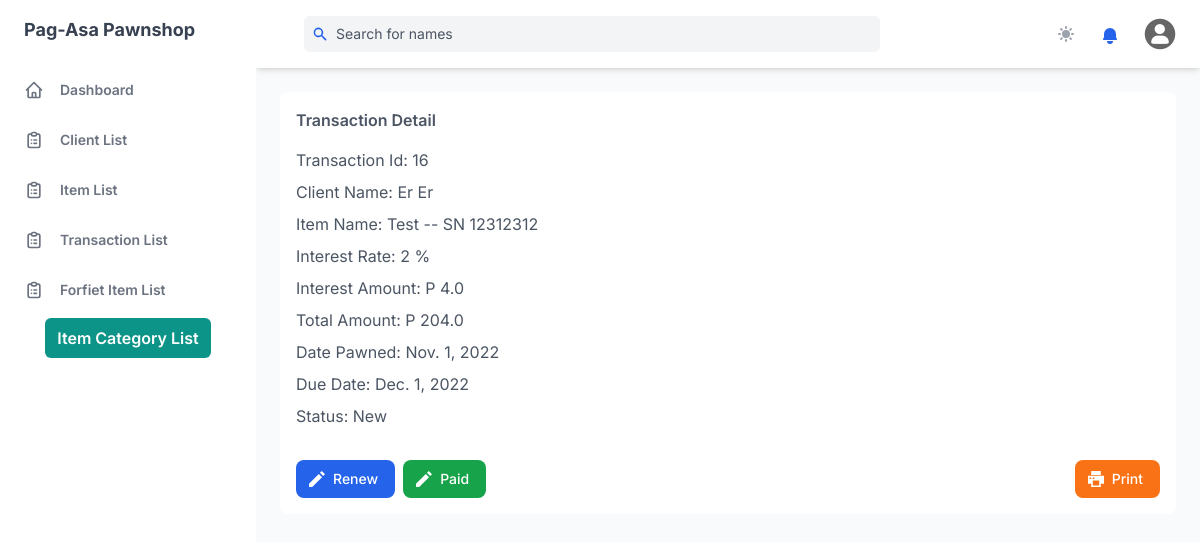
/transaction/16/ (signed in), run on the app's committed database.
### management_system/models.py (models this page shows, shortened)
class Transaction(models.Model):
    STATUS_CHOICE = [
        ('New', 'New'),
        ('Pending', 'Pending'),
        ('Paid', 'Paid'),
        ('Renew','Renew'),
    ]
    client = models.ForeignKey(Client, related_name='clients', on_delete=models.CASCADE)
    item = models.OneToOneField(Item, related_name='items', on_delete=models.CASCADE)
    interest_rate = models.PositiveIntegerField()
    date_pawned = models.DateField(auto_now_add=True)
    month = models.PositiveIntegerField(default=1)
    status = models.CharField(max_length=20, choices=STATUS_CHOICE, default='New')
    created = models.DateTimeField(auto_now_add=True)
    updated = models.DateTimeField(auto_now=True)
    @property
    def due_date(self):
        month = datetime.timedelta(self.month*30)
        due_date = self.date_pawned + month
        return due_date
    @property
    def total(self):
        interest_rate = float(self.interest_rate) / 100
        interest = float(self.item.appraise_value) * interest_rate
        total = float(self.item.appraise_value) + interest
        return total
    def interest_amount(self):
        interest_rate = float(self.interest_rate) / 100
        return float(self.item.appraise_value) * interest_rate

class Client(models.Model):
    CLIENT_STATUS =  [
    ('active', 'Active'),
    ('inactive', 'Inactive'),
    ]
    first_name = models.CharField(max_length=255)
    last_name = models.CharField(max_length=255)
    middle_name = models.CharField(max_length=255, null=True, blank=True)
    address = models.TextField(max_length=500)
    contact_number = models.IntegerField()
    email_address = models.CharField(max_length=255, blank=True, null=True)
    status = models.CharField(max_length=10, choices=CLIENT_STATUS, default='active')
    created = models.DateTimeField(auto_now_add=True)
    updated = models.DateTimeField(auto_now=True)

class Item(models.Model):
    CHOICE = [
        ('A', 'Active'),
        ('I', 'Inactive')
    ]
    item = models.CharField(max_length=255)
    serial_number = models.IntegerField()
    model = models.CharField(max_length=255)
    appraise_value = models.DecimalField(max_digits=10, decimal_places=2)
    item_description = models.CharField(max_length=255, blank=True, null=True)
    category = models.ManyToManyField(
        Category, blank=True, related_name="categories")
    status=models.CharField(choices=CHOICE, default='A', max_length=2)
    remarks = models.TextField(blank=True, null=True)
    created = models.DateTimeField(auto_now_add=True)
    updated = models.DateTimeField(auto_now=True)

### management_system/views.py (the view)
class TransactionDetailView(LoginRequiredMixin, DetailView):
    template_name = 'components/transaction_detail.html'
    model = Transaction
    def get_context_data(self, **kwargs):
        context = super(TransactionDetailView, self).get_context_data(**kwargs)
        transactions = five_days_due_date(Transaction)
        context['count_notification'] = len(transactions)
        context['categories'] = category_list(Category)
        return context

### management_system/models.py (called while the page is built)
    def __str__(self) -> str:
        return f"{self.name}".capitalize()

### management_system/views.py (called while the page is built)
def category_list(category_model):
    categories = category_model.objects.all()
    return categories

def five_days_due_date(model):
    transactions = model.objects.filter(
        Q(status='Renew') | Q(status='New'))
    e_list = []
    for transaction in transactions:
        expiration = transaction.due_date
        date_now = datetime.datetime.now().date()
        days = (expiration) - date_now
        if days.days <= 5 and days.days >= 0:
            e_list.append(transaction.id)
    five_days_before_expire = model.objects.filter(pk__in=e_list)
    return five_days_before_expire

### templates/components/transaction_detail.html (shortened to what this page needs)
{% extends 'base.html' %}
{% load l10n %} {% block content %}
<div
id="print-this"  class="min-w-0 p-4 mt-6 space-y-2 bg-white rounded-lg shadow-xs dark:bg-gray-800"
>
  <h4 class="mb-4 font-semibold text-gray-600 dark:text-gray-300">
    Transaction Detail
  </h4>
  <p class="text-gray-600 dark:text-gray-400">
    <span>Transaction Id:</span> {{object.pk}}
  </p>
    <p class="text-gray-600 dark:text-gray-400">
        <a href="{% url 'client_detail' object.client.pk %}" hx-boost="true" hx-indicator="#my-indicator">
        <span>Client Name:</span> {{object.client.first_name|title}} {{object.client.last_name|title}}
    </a>
    </p>
        <p class="text-gray-600 dark:text-gray-400">
            <a href="{% url 'item_detail' object.item.pk %}" hx-boost="true" hx-indicator="#my-indicator">
            <span>Item Name:</span> {{object.item.item|title}} -- SN {{object.item.serial_number|unlocalize}}
        </a>
        </p>
  <p class="text-gray-600 dark:text-gray-400">
    <span>Interest Rate:</span> {{object.interest_rate|title}} %
  </p>
  <p class="text-gray-600 dark:text-gray-400">
    <span>Interest Amount:</span> P {{object.interest_amount}}
  </p>
  <p class="text-gray-600 dark:text-gray-400">
    <span>Total Amount:</span>  P {{object.total}}
  </p>
  <p class="text-gray-600 dark:text-gray-400">
    <span>Date Pawned:</span> {{object.date_pawned}}
  </p>
  <p class="text-gray-600 dark:text-gray-400">
    <span>Due Date:</span> {{object.due_date}}
  </p>
  <p class="text-gray-600 dark:text-gray-400">
    <span>Status:</span> {{object.status|title}}
  </p>
  {% if object.status != 'Paid' and object.status != 'Forfeit' %}
  <div class="flex items-center justify-between">
    <div id="hide-this" class="flex space-x-2">
      <a hx-confirm="Are you sure you want to renew?" href="{% url 'transaction_renew' object.pk %}" hx-boost="true" hx-indicator="#my-indicator">
        <button
          class="flex items-center justify-between px-4 py-2 mt-6 text-sm font-medium leading-5 text-white transition-colors duration-150 bg-blue-600 border border-transparent rounded-lg active:bg-blue-600 hover:bg-blue-700 focus:outline-none focus:shadow-outline-blue"
        >
          <svg
            fill="currentColor"
            class="w-4 h-4 mr-2 -ml-1"
            xmlns="http://www.w3.org/2000/svg"
            viewBox="0 0 20 20"
          >
            <path
              d="M12.3 3.7l4 4L4 20H0v-4L12.3 3.7zm1.4-1.4L16 0l4 4-2.3 2.3-4-4z"
            />
          </svg>
          <span>Renew</span>
        </button>
      </a>
      <a hx-confirm="Are you sure? You cannot undone this action" href="{% url 'transaction_paid' object.pk %}" hx-boost="true" hx-indicator="#my-indicator">
        <button
          class="flex items-center justify-between px-4 py-2 mt-6 text-sm font-medium leading-5 text-white transition-colors duration-150 bg-green-600 border border-transparent rounded-lg active:bg-green-600 hover:bg-green-700 focus:outline-none focus:shadow-outline-green"
        >
          <svg
            fill="currentColor"
            class="w-4 h-4 mr-2 -ml-1"
            xmlns="http://www.w3.org/2000/svg"
            viewBox="0 0 20 20"
          >
            <path
              d="M12.3 3.7l4 4L4 20H0v-4L12.3 3.7zm1.4-1.4L16 0l4 4-2.3 2.3-4-4z"
            />
          </svg>
          <span>Paid</span>
        </button>
      </a>
    </div>
    {% endif %}
    <div id="hidden-print">
      <button
          x-data
          @click="print()"
          class="flex items-center justify-between px-4 py-2 mt-6 text-sm font-medium leading-5 text-white transition-colors duration-150 bg-orange-500 border border-transparent rounded-lg active:bg-orange-600 hover:bg-orange-700 focus:outline-none focus:shadow-outline-green"
        >
        <svg
        fill="currentColor"
        class="w-4 h-4 mr-2 -ml-1" xmlns="http://www.w3.org/2000/svg" viewBox="0 0 20 20">
          <path d="M4 16H0V6h20v10h-4v4H4v-4zm2-4v6h8v-6H6zM4 0h12v5H4V0zM2 8v2h2V8H2zm4 0v2h2V8H6z"/>
      </svg>
          <span>Print</span>
        </button>
    </div>
  </div>
</div>
{% endblock content %}

### static/css/print.css (style rules this page uses)
a:link { text-decoration: none; }
#hide-this { display: none; }
#hidden-print { display: none; }

### data on the page
Transaction: pk "16", client.first_name "Er", client.last_name "Er", item.item "Test", item.serial_number "12312312", interest_rate "2", interest_amount "4.0", total "204.0", date_pawned "Nov. 1, 2022", due_date "Dec. 1, 2022", status "New"
